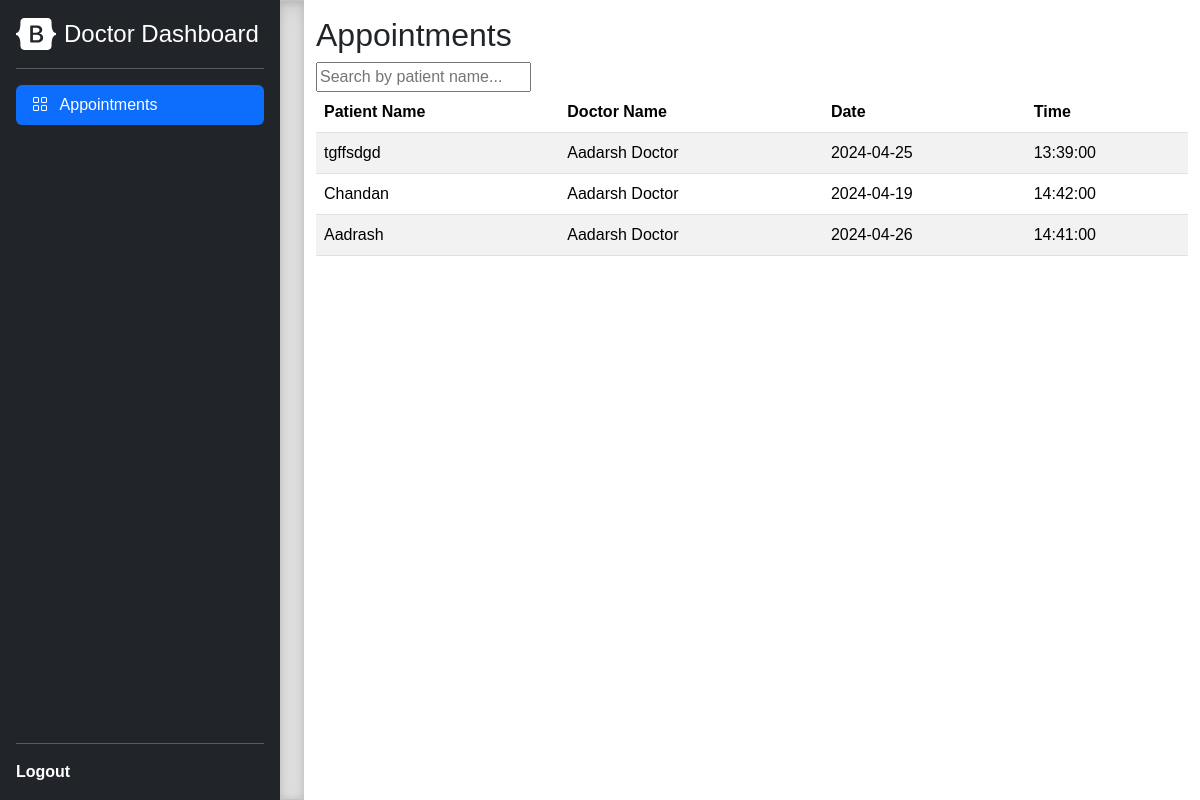
/doctor/appointments.php (signed in), run on the app's committed database.
### tables this page shows
CREATE TABLE `users` (
  `id` int(11) NOT NULL,
  `email` varchar(50) NOT NULL,
  `password` varchar(255) NOT NULL,
  `role` enum('doctor','patient','admin') NOT NULL
);

CREATE TABLE `appointments` (
  `id` int(11) NOT NULL,
  `doctor_id` int(11) NOT NULL,
  `name` text NOT NULL,
  `patient_id` int(11) NOT NULL,
  `Problem` text NOT NULL,
  `fee` decimal(10,2) NOT NULL,
  `date` date NOT NULL,
  `time` time NOT NULL
);

CREATE TABLE `doctors` (
  `id` int(11) NOT NULL,
  `user_id` int(11) DEFAULT NULL,
  `name` varchar(100) NOT NULL,
  `specialization` varchar(100) DEFAULT NULL,
  `phone` varchar(20) DEFAULT NULL,
  `fee` int(4) DEFAULT NULL
);

### doctor/appointments.php (the view, shortened to what this page needs)
<?php include 'doctor_header.php'; ?>
<div class="container-fluid">
    <div class="row mt-3">
        <div class="col">
            <h2>Appointments</h2>
        </div>
    </div>
    <div class="row">
        <div class="col">
            <div class="search-container">
                <input type="text" id="searchInput" placeholder="Search by patient name..." onkeyup="searchPatients()">
            </div>
            <div class="table-responsive">
                <table class="table table-striped">
                    <thead>
                        <tr>
                            <th>Patient Name</th>
                            <th>Doctor Name</th>
                            <th>Date</th>
                            <th>Time</th>
                        </tr>
                    </thead>
                    <tbody>
                        <?php
                        require_once "../includes/config.php";
                        $sql_appointments = "SELECT * FROM users inner join doctors on users.id = doctors.user_id inner join appointments on doctors.id = appointments.doctor_id where doctors.user_id = $_SESSION[user_id]";
                        $result_appointments = $conn->query($sql_appointments);
                        $appointments = array();
                        if ($result_appointments->num_rows > 0) {
                            while ($row_appointment = $result_appointments->fetch_assoc()) {
                                $appointments[$row_appointment['doctor_id']][] = $row_appointment;
                            }
                            foreach ($appointments as $doctor_id => $doctor_appointments) {
                                $sql_doctor = "SELECT name FROM doctors WHERE id = $doctor_id";
                                $result_doctor = $conn->query($sql_doctor);
                                $row_doctor = $result_doctor->fetch_assoc();
                                foreach ($doctor_appointments as $appointment) {
                                    echo '<tr>';
                                    echo '<td>' . $appointment['name'] . '</td>';
                                    echo '<td>' . $row_doctor['name'] . '</td>';
                                    echo '<td>' . $appointment['date'] . '</td>';
                                    echo '<td>' . $appointment['time'] . '</td>';
                                    echo '</tr>';
                                }
                            }
                        } else {
                            echo '<tr><td colspan="5" class="text-center">No appointments found</td></tr>';
                        }
                        ?>
                    </tbody>
                </table>
            </div>
        </div>
    </div>
</div>
<?php include 'doctor_footer.php'; ?>

### style.css (style rules this page uses)
body { font-family: Arial, sans-serif; margin: 0; padding: 0; }

### doctor/doctor_header.php (style rules this page uses)
body { display: flex; }

### data on the page
users: appointments.name "tgffsdgd", appointments.date "2024-04-25", appointments.time "13:39:00", appointments.name "Chandan", appointments.date "2024-04-19", appointments.time "14:42:00", appointments.name "Aadrash", appointments.date "2024-04-26", appointments.time "14:41:00"
doctors: name "Aadarsh Doctor"
